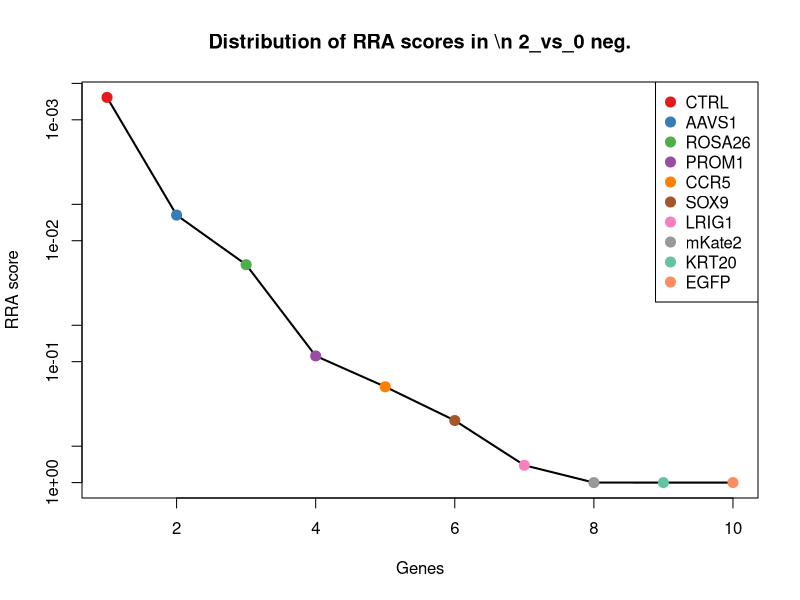
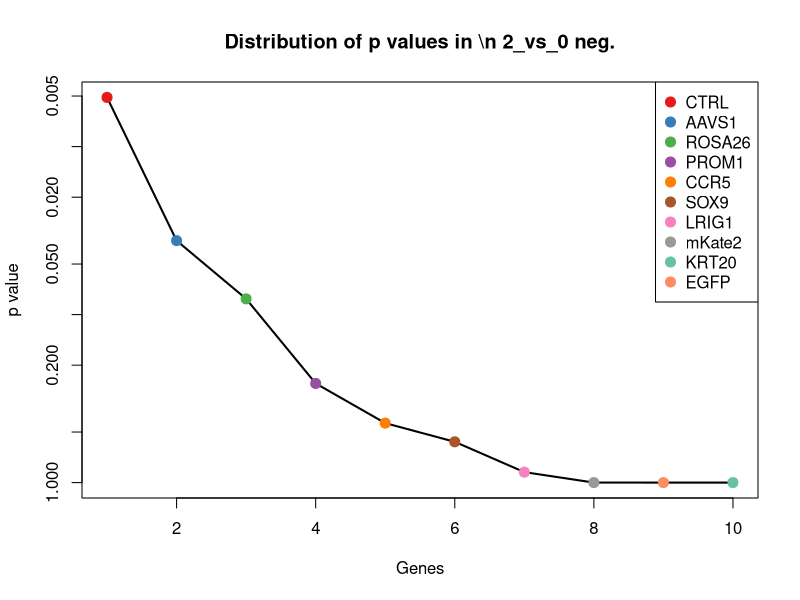
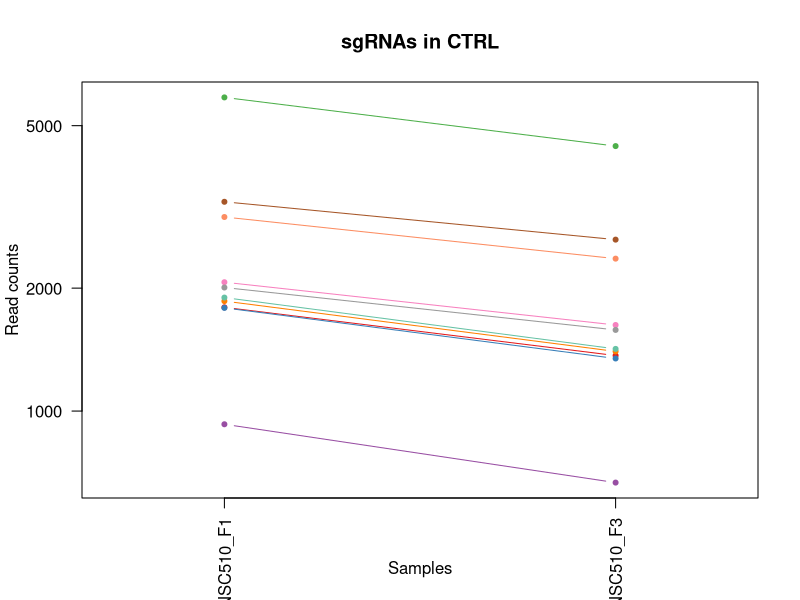
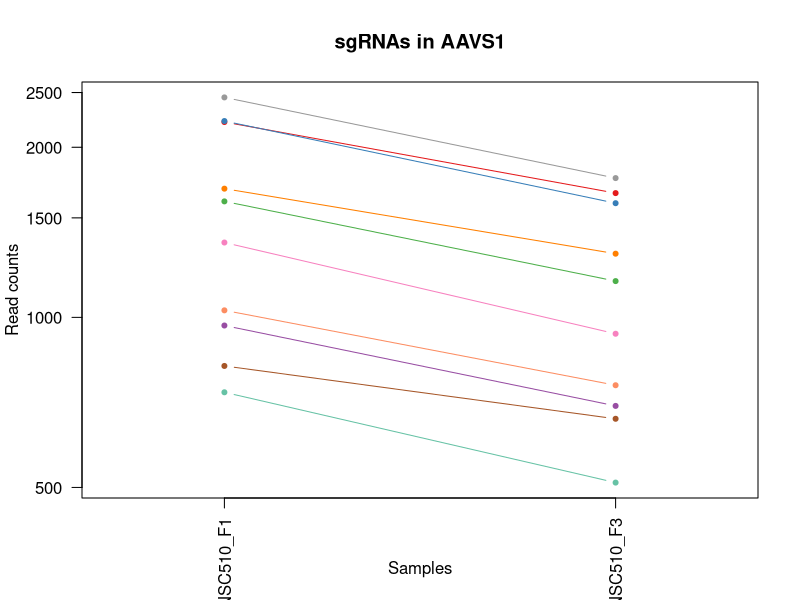
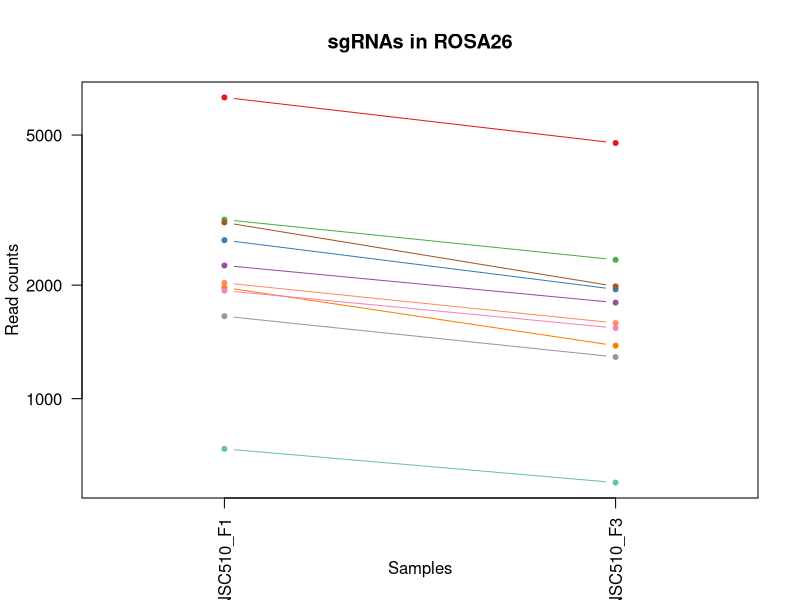
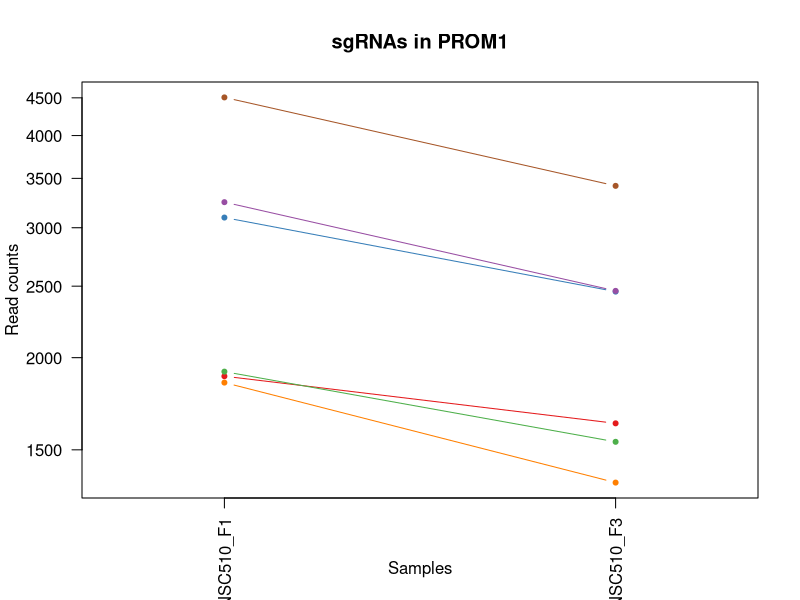
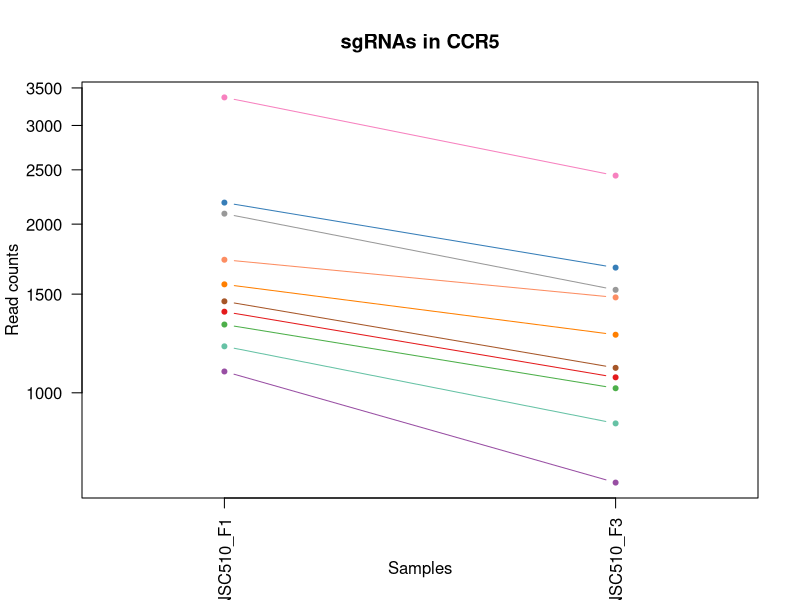
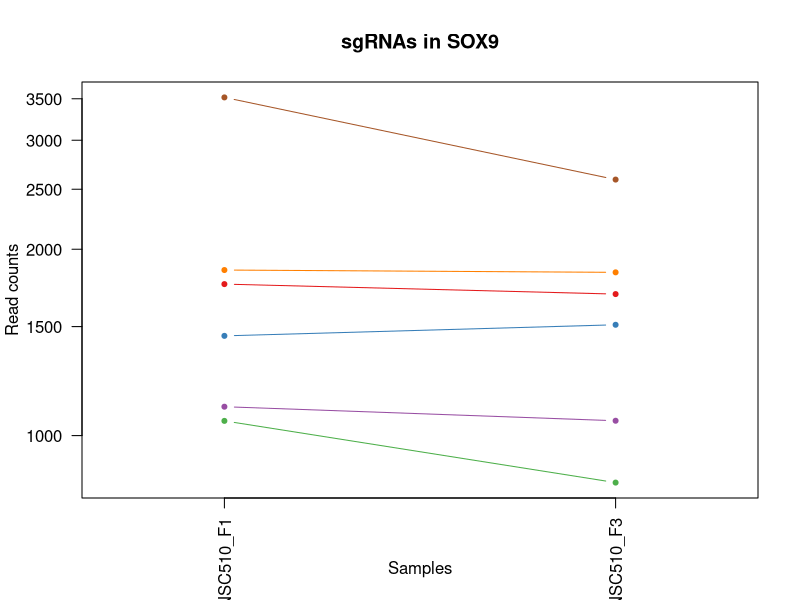

These charts were generated, in order, by the following R code: (Note: this script raises an error after producing the figures.)
pdf(file='S10A_c0_t2.pdf',width=4.5,height=4.5);
gstable=read.table('S10A_c0_t2.gene_summary.txt',header=T)
# 
#
# parameters
# Do not modify the variables beginning with "__"

# gstablename='__GENE_SUMMARY_FILE__'
startindex=3
# outputfile='__OUTPUT_FILE__'
targetgenelist=c("CTRL","AAVS1","ROSA26","PROM1","CCR5","SOX9","LRIG1","mKate2","KRT20","EGFP")
# samplelabel=sub('.\\w+.\\w+$','',colnames(gstable)[startindex]);
samplelabel='2_vs_0 neg.'


# You need to write some codes in front of this code:
# gstable=read.table(gstablename,header=T)
# pdf(file=outputfile,width=6,height=6)


# set up color using RColorBrewer
#library(RColorBrewer)
#colors <- brewer.pal(length(targetgenelist), "Set1")

colors=c( "#E41A1C", "#377EB8", "#4DAF4A", "#984EA3", "#FF7F00",  "#A65628", "#F781BF",
          "#999999", "#66C2A5", "#FC8D62", "#8DA0CB", "#E78AC3", "#A6D854", "#FFD92F", "#E5C494", "#B3B3B3", 
          "#8DD3C7", "#FFFFB3", "#BEBADA", "#FB8072", "#80B1D3", "#FDB462", "#B3DE69", "#FCCDE5",
          "#D9D9D9", "#BC80BD", "#CCEBC5", "#FFED6F")

######
# function definition

plotrankedvalues<-function(val, tglist, ...){
  
  plot(val,log='y',ylim=c(max(val),min(val)),type='l',lwd=2, ...)
  if(length(tglist)>0){
    for(i in 1:length(tglist)){
      targetgene=tglist[i];
      tx=which(names(val)==targetgene);ty=val[targetgene];
      points(tx,ty,col=colors[(i %% length(colors)) ],cex=2,pch=20)
      # text(tx+50,ty,targetgene,col=colors[i])
    }
    legend('topright',tglist,pch=20,pt.cex = 2,cex=1,col=colors)
  }
}



plotrandvalues<-function(val,targetgenelist, ...){
  # choose the one with the best distance distribution
  
  mindiffvalue=0;
  randval=val;
  for(i in 1:20){
    randval0=sample(val)
    vindex=sort(which(names(randval0) %in% targetgenelist))
    if(max(vindex)>0.9*length(val)){
      # print('pass...')
      next;
    }
    mindiffind=min(diff(vindex));
    if (mindiffind > mindiffvalue){
      mindiffvalue=mindiffind;
      randval=randval0;
      # print(paste('Diff: ',mindiffvalue))
    }
  }
  plot(randval,log='y',ylim=c(max(randval),min(randval)),pch=20,col='grey', ...)
  
  if(length(targetgenelist)>0){
    for(i in 1:length(targetgenelist)){
      targetgene=targetgenelist[i];
      tx=which(names(randval)==targetgene);ty=randval[targetgene];
      points(tx,ty,col=colors[(i %% length(colors)) ],cex=2,pch=20)
      text(tx+50,ty,targetgene,col=colors[i])
    }
  }
  
}




# set.seed(1235)



pvec=gstable[,startindex]
names(pvec)=gstable[,'id']
pvec=sort(pvec);

plotrankedvalues(pvec,targetgenelist,xlab='Genes',ylab='RRA score',main=paste('Distribution of RRA scores in \\n',samplelabel))

# plotrandvalues(pvec,targetgenelist,xlab='Genes',ylab='RRA score',main=paste('Distribution of RRA scores in \\n',samplelabel))


pvec=gstable[,startindex+1]
names(pvec)=gstable[,'id']
pvec=sort(pvec);

plotrankedvalues(pvec,targetgenelist,xlab='Genes',ylab='p value',main=paste('Distribution of p values in \\n',samplelabel))

# plotrandvalues(pvec,targetgenelist,xlab='Genes',ylab='p value',main=paste('Distribution of p values in \\n',samplelabel))



# you need to write after this code:
# dev.off()






# parameters
# Do not modify the variables beginning with "__"
targetmat=list(c(1793.830701274093,1366.538160646998),c(1788.3866020289515,1344.2637000007553),c(5862.387537143103,4454.8921292485675),c(927.3115714224193,667.1200963549729),c(1858.2525423415996,1398.8361285840501),c(3253.75664884618,2628.386356256655),c(2066.943013405353,1623.8081811111028),c(2006.1505718346077,1579.2592598186172),c(1895.4538871833993,1418.8831431656688),c(2986.0884359600605,2361.0928285017408))
targetgene="CTRL"
collabel=c("S73_MNSC510_F1","S75_MNSC510_F3")

# set up color using RColorBrewer
#library(RColorBrewer)
#colors <- brewer.pal(length(targetgenelist), "Set1")

colors=c( "#E41A1C", "#377EB8", "#4DAF4A", "#984EA3", "#FF7F00",  "#A65628", "#F781BF",
          "#999999", "#66C2A5", "#FC8D62", "#8DA0CB", "#E78AC3", "#A6D854", "#FFD92F", "#E5C494", "#B3B3B3", 
          "#8DD3C7", "#FFFFB3", "#BEBADA", "#FB8072", "#80B1D3", "#FDB462", "#B3DE69", "#FCCDE5",
          "#D9D9D9", "#BC80BD", "#CCEBC5", "#FFED6F")


## code

targetmatvec=unlist(targetmat)+1
yrange=range(targetmatvec[targetmatvec>0]);
# yrange[1]=1; # set the minimum value to 1
for(i in 1:length(targetmat)){
  vali=targetmat[[i]]+1;
  if(i==1){
    plot(1:length(vali),vali,type='b',las=1,pch=20,main=paste('sgRNAs in',targetgene),ylab='Read counts',xlab='Samples',xlim=c(0.7,length(vali)+0.3),ylim = yrange,col=colors[(i %% length(colors))],xaxt='n',log='y')
    axis(1,at=1:length(vali),labels=(collabel),las=2)
    # lines(0:100,rep(1,101),col='black');
  }else{
    lines(1:length(vali),vali,type='b',pch=20,col=colors[(i %% length(colors))])
  }
}




# parameters
# Do not modify the variables beginning with "__"
targetmat=list(c(2215.748392772552,1658.3335951127792),c(2224.8218915144544,1591.5102131740507),c(1603.2872276941437,1158.2719536046275),c(966.3276160125994,696.0768951950887),c(1688.5781158680259,1295.259886579021),c(819.3369363937815,660.4377581611001),c(1355.5807120402098,934.413624109887),c(2449.844660313632,1763.0235601501206),c(735.86074796828,508.97142576664885),c(1028.0274074575352,757.3316619722565))
targetgene="AAVS1"
collabel=c("S73_MNSC510_F1","S75_MNSC510_F3")

# set up color using RColorBrewer
#library(RColorBrewer)
#colors <- brewer.pal(length(targetgenelist), "Set1")

colors=c( "#E41A1C", "#377EB8", "#4DAF4A", "#984EA3", "#FF7F00",  "#A65628", "#F781BF",
          "#999999", "#66C2A5", "#FC8D62", "#8DA0CB", "#E78AC3", "#A6D854", "#FFD92F", "#E5C494", "#B3B3B3", 
          "#8DD3C7", "#FFFFB3", "#BEBADA", "#FB8072", "#80B1D3", "#FDB462", "#B3DE69", "#FCCDE5",
          "#D9D9D9", "#BC80BD", "#CCEBC5", "#FFED6F")


## code

targetmatvec=unlist(targetmat)+1
yrange=range(targetmatvec[targetmatvec>0]);
# yrange[1]=1; # set the minimum value to 1
for(i in 1:length(targetmat)){
  vali=targetmat[[i]]+1;
  if(i==1){
    plot(1:length(vali),vali,type='b',las=1,pch=20,main=paste('sgRNAs in',targetgene),ylab='Read counts',xlab='Samples',xlim=c(0.7,length(vali)+0.3),ylim = yrange,col=colors[(i %% length(colors))],xaxt='n',log='y')
    axis(1,at=1:length(vali),labels=(collabel),las=2)
    # lines(0:100,rep(1,101),col='black');
  }else{
    lines(1:length(vali),vali,type='b',pch=20,col=colors[(i %% length(colors))])
  }
}




# parameters
# Do not modify the variables beginning with "__"
targetmat=list(c(6289.749327886703,4761.165963134406),c(2630.407285277489,1947.9015835139362),c(2982.4590364632995,2333.2497526939374),c(2253.8570874885418,1796.4352511194847),c(1969.8565768669985,1381.016560067056),c(2930.7400936344566,1983.5407205479246),c(1932.6552320251988,1538.051507623068),c(1653.1914707746066,1288.5775483851482),c(734.9533980940897,598.0692683516202),c(2026.1122690667928,1585.94159801249))
targetgene="ROSA26"
collabel=c("S73_MNSC510_F1","S75_MNSC510_F3")

# set up color using RColorBrewer
#library(RColorBrewer)
#colors <- brewer.pal(length(targetgenelist), "Set1")

colors=c( "#E41A1C", "#377EB8", "#4DAF4A", "#984EA3", "#FF7F00",  "#A65628", "#F781BF",
          "#999999", "#66C2A5", "#FC8D62", "#8DA0CB", "#E78AC3", "#A6D854", "#FFD92F", "#E5C494", "#B3B3B3", 
          "#8DD3C7", "#FFFFB3", "#BEBADA", "#FB8072", "#80B1D3", "#FDB462", "#B3DE69", "#FCCDE5",
          "#D9D9D9", "#BC80BD", "#CCEBC5", "#FFED6F")


## code

targetmatvec=unlist(targetmat)+1
yrange=range(targetmatvec[targetmatvec>0]);
# yrange[1]=1; # set the minimum value to 1
for(i in 1:length(targetmat)){
  vali=targetmat[[i]]+1;
  if(i==1){
    plot(1:length(vali),vali,type='b',las=1,pch=20,main=paste('sgRNAs in',targetgene),ylab='Read counts',xlab='Samples',xlim=c(0.7,length(vali)+0.3),ylim = yrange,col=colors[(i %% length(colors))],xaxt='n',log='y')
    axis(1,at=1:length(vali),labels=(collabel),las=2)
    # lines(0:100,rep(1,101),col='black');
  }else{
    lines(1:length(vali),vali,type='b',pch=20,col=colors[(i %% length(colors))])
  }
}




# parameters
# Do not modify the variables beginning with "__"
targetmat=list(c(1886.3803884414967,1628.2630732403513),c(3095.877770737079,2456.873009280585),c(1913.600884667204,1536.9377845907559),c(3248.3125496010384,2462.441624442146),c(1849.1790435996973,1353.1734842592523),c(4504.992125354513,3418.0159861659636))
targetgene="PROM1"
collabel=c("S73_MNSC510_F1","S75_MNSC510_F3")

# set up color using RColorBrewer
#library(RColorBrewer)
#colors <- brewer.pal(length(targetgenelist), "Set1")

colors=c( "#E41A1C", "#377EB8", "#4DAF4A", "#984EA3", "#FF7F00",  "#A65628", "#F781BF",
          "#999999", "#66C2A5", "#FC8D62", "#8DA0CB", "#E78AC3", "#A6D854", "#FFD92F", "#E5C494", "#B3B3B3", 
          "#8DD3C7", "#FFFFB3", "#BEBADA", "#FB8072", "#80B1D3", "#FDB462", "#B3DE69", "#FCCDE5",
          "#D9D9D9", "#BC80BD", "#CCEBC5", "#FFED6F")


## code

targetmatvec=unlist(targetmat)+1
yrange=range(targetmatvec[targetmatvec>0]);
# yrange[1]=1; # set the minimum value to 1
for(i in 1:length(targetmat)){
  vali=targetmat[[i]]+1;
  if(i==1){
    plot(1:length(vali),vali,type='b',las=1,pch=20,main=paste('sgRNAs in',targetgene),ylab='Read counts',xlab='Samples',xlim=c(0.7,length(vali)+0.3),ylim = yrange,col=colors[(i %% length(colors))],xaxt='n',log='y')
    axis(1,at=1:length(vali),labels=(collabel),las=2)
    # lines(0:100,rep(1,101),col='black');
  }else{
    lines(1:length(vali),vali,type='b',pch=20,col=colors[(i %% length(colors))])
  }
}




# parameters
# Do not modify the variables beginning with "__"
targetmat=list(c(1394.59675663039,1064.7192188904075),c(2183.9911471758937,1671.698271500525),c(1322.9161165693615,1017.9428515332977),c(1090.6345487766614,690.508280033528),c(1560.6417836072028,1268.5305338035296),c(1455.3891982011355,1107.0406941182691),c(3365.3606833715785,2440.167163795903),c(2086.9047106375388,1525.8005542676344),c(1209.4973822955822,880.9549185589042),c(1726.6868105840156,1479.0241869105243))
targetgene="CCR5"
collabel=c("S73_MNSC510_F1","S75_MNSC510_F3")

# set up color using RColorBrewer
#library(RColorBrewer)
#colors <- brewer.pal(length(targetgenelist), "Set1")

colors=c( "#E41A1C", "#377EB8", "#4DAF4A", "#984EA3", "#FF7F00",  "#A65628", "#F781BF",
          "#999999", "#66C2A5", "#FC8D62", "#8DA0CB", "#E78AC3", "#A6D854", "#FFD92F", "#E5C494", "#B3B3B3", 
          "#8DD3C7", "#FFFFB3", "#BEBADA", "#FB8072", "#80B1D3", "#FDB462", "#B3DE69", "#FCCDE5",
          "#D9D9D9", "#BC80BD", "#CCEBC5", "#FFED6F")


## code

targetmatvec=unlist(targetmat)+1
yrange=range(targetmatvec[targetmatvec>0]);
# yrange[1]=1; # set the minimum value to 1
for(i in 1:length(targetmat)){
  vali=targetmat[[i]]+1;
  if(i==1){
    plot(1:length(vali),vali,type='b',las=1,pch=20,main=paste('sgRNAs in',targetgene),ylab='Read counts',xlab='Samples',xlim=c(0.7,length(vali)+0.3),ylim = yrange,col=colors[(i %% length(colors))],xaxt='n',log='y')
    axis(1,at=1:length(vali),labels=(collabel),las=2)
    # lines(0:100,rep(1,101),col='black');
  }else{
    lines(1:length(vali),vali,type='b',pch=20,col=colors[(i %% length(colors))])
  }
}




# parameters
# Do not modify the variables beginning with "__"
targetmat=list(c(1755.7220065581032,1691.7452860821436),c(1448.1303992076137,1509.0947087829522),c(1055.2479036832424,838.6334433310428),c(1112.4109457572272,1055.8094346319106),c(1850.0863934738875,1834.3018342180976),c(3516.888112361348,2590.519773158042))
targetgene="SOX9"
collabel=c("S73_MNSC510_F1","S75_MNSC510_F3")

# set up color using RColorBrewer
#library(RColorBrewer)
#colors <- brewer.pal(length(targetgenelist), "Set1")

colors=c( "#E41A1C", "#377EB8", "#4DAF4A", "#984EA3", "#FF7F00",  "#A65628", "#F781BF",
          "#999999", "#66C2A5", "#FC8D62", "#8DA0CB", "#E78AC3", "#A6D854", "#FFD92F", "#E5C494", "#B3B3B3", 
          "#8DD3C7", "#FFFFB3", "#BEBADA", "#FB8072", "#80B1D3", "#FDB462", "#B3DE69", "#FCCDE5",
          "#D9D9D9", "#BC80BD", "#CCEBC5", "#FFED6F")


## code

targetmatvec=unlist(targetmat)+1
yrange=range(targetmatvec[targetmatvec>0]);
# yrange[1]=1; # set the minimum value to 1
for(i in 1:length(targetmat)){
  vali=targetmat[[i]]+1;
  if(i==1){
    plot(1:length(vali),vali,type='b',las=1,pch=20,main=paste('sgRNAs in',targetgene),ylab='Read counts',xlab='Samples',xlim=c(0.7,length(vali)+0.3),ylim = yrange,col=colors[(i %% length(colors))],xaxt='n',log='y')
    axis(1,at=1:length(vali),labels=(collabel),las=2)
    # lines(0:100,rep(1,101),col='black');
  }else{
    lines(1:length(vali),vali,type='b',pch=20,col=colors[(i %% length(colors))])
  }
}




# parameters
# Do not modify the variables beginning with "__"
targetmat=list(c(2035.1857678086951,1693.9727321467678),c(1216.756181289104,941.0959623037598),c(1369.1909601530633,1140.4523850876333),c(2465.2696081748663,1999.1328430002945),c(3710.1536355638673,2891.2249918823204),c(1362.8395110337317,1044.672204308789))
targetgene="LRIG1"
collabel=c("S73_MNSC510_F1","S75_MNSC510_F3")

# set up color using RColorBrewer
#library(RColorBrewer)
#colors <- brewer.pal(length(targetgenelist), "Set1")

colors=c( "#E41A1C", "#377EB8", "#4DAF4A", "#984EA3", "#FF7F00",  "#A65628", "#F781BF",
          "#999999", "#66C2A5", "#FC8D62", "#8DA0CB", "#E78AC3", "#A6D854", "#FFD92F", "#E5C494", "#B3B3B3", 
          "#8DD3C7", "#FFFFB3", "#BEBADA", "#FB8072", "#80B1D3", "#FDB462", "#B3DE69", "#FCCDE5",
          "#D9D9D9", "#BC80BD", "#CCEBC5", "#FFED6F")


## code

targetmatvec=unlist(targetmat)+1
yrange=range(targetmatvec[targetmatvec>0]);
# yrange[1]=1; # set the minimum value to 1
for(i in 1:length(targetmat)){
  vali=targetmat[[i]]+1;
  if(i==1){
    plot(1:length(vali),vali,type='b',las=1,pch=20,main=paste('sgRNAs in',targetgene),ylab='Read counts',xlab='Samples',xlim=c(0.7,length(vali)+0.3),ylim = yrange,col=colors[(i %% length(colors))],xaxt='n',log='y')
    axis(1,at=1:length(vali),labels=(collabel),las=2)
    # lines(0:100,rep(1,101),col='black');
  }else{
    lines(1:length(vali),vali,type='b',pch=20,col=colors[(i %% length(colors))])
  }
}




# parameters
# Do not modify the variables beginning with "__"
targetmat=list(c(3046.880877530806,3361.2161115180443),c(3736.466781915384,4340.178656920417),c(3176.63190954001,3890.2345518663114),c(2390.866918491267,2480.26119295914),c(2592.298590561499,3078.3304613107603),c(5086.603394710452,6135.50018500759))
targetgene="mKate2"
collabel=c("S73_MNSC510_F1","S75_MNSC510_F3")

# set up color using RColorBrewer
#library(RColorBrewer)
#colors <- brewer.pal(length(targetgenelist), "Set1")

colors=c( "#E41A1C", "#377EB8", "#4DAF4A", "#984EA3", "#FF7F00",  "#A65628", "#F781BF",
          "#999999", "#66C2A5", "#FC8D62", "#8DA0CB", "#E78AC3", "#A6D854", "#FFD92F", "#E5C494", "#B3B3B3", 
          "#8DD3C7", "#FFFFB3", "#BEBADA", "#FB8072", "#80B1D3", "#FDB462", "#B3DE69", "#FCCDE5",
          "#D9D9D9", "#BC80BD", "#CCEBC5", "#FFED6F")


## code

targetmatvec=unlist(targetmat)+1
yrange=range(targetmatvec[targetmatvec>0]);
# yrange[1]=1; # set the minimum value to 1
for(i in 1:length(targetmat)){
  vali=targetmat[[i]]+1;
  if(i==1){
    plot(1:length(vali),vali,type='b',las=1,pch=20,main=paste('sgRNAs in',targetgene),ylab='Read counts',xlab='Samples',xlim=c(0.7,length(vali)+0.3),ylim = yrange,col=colors[(i %% length(colors))],xaxt='n',log='y')
    axis(1,at=1:length(vali),labels=(collabel),las=2)
    # lines(0:100,rep(1,101),col='black');
  }else{
    lines(1:length(vali),vali,type='b',pch=20,col=colors[(i %% length(colors))])
  }
}




# parameters
# Do not modify the variables beginning with "__"
targetmat=list(c(543.5025746399502,1903.3526622214504),c(563.4642718721354,2784.307580780355),c(514.4673786658627,2287.5871083691395),c(261.31676376678746,1053.5819885672863),c(769.4326933133186,3446.972785006079),c(412.84419275655654,1633.831688401912))
targetgene="KRT20"
collabel=c("S73_MNSC510_F1","S75_MNSC510_F3")

# set up color using RColorBrewer
#library(RColorBrewer)
#colors <- brewer.pal(length(targetgenelist), "Set1")

colors=c( "#E41A1C", "#377EB8", "#4DAF4A", "#984EA3", "#FF7F00",  "#A65628", "#F781BF",
          "#999999", "#66C2A5", "#FC8D62", "#8DA0CB", "#E78AC3", "#A6D854", "#FFD92F", "#E5C494", "#B3B3B3", 
          "#8DD3C7", "#FFFFB3", "#BEBADA", "#FB8072", "#80B1D3", "#FDB462", "#B3DE69", "#FCCDE5",
          "#D9D9D9", "#BC80BD", "#CCEBC5", "#FFED6F")


## code

targetmatvec=unlist(targetmat)+1
yrange=range(targetmatvec[targetmatvec>0]);
# yrange[1]=1; # set the minimum value to 1
for(i in 1:length(targetmat)){
  vali=targetmat[[i]]+1;
  if(i==1){
    plot(1:length(vali),vali,type='b',las=1,pch=20,main=paste('sgRNAs in',targetgene),ylab='Read counts',xlab='Samples',xlim=c(0.7,length(vali)+0.3),ylim = yrange,col=colors[(i %% length(colors))],xaxt='n',log='y')
    axis(1,at=1:length(vali),labels=(collabel),las=2)
    # lines(0:100,rep(1,101),col='black');
  }else{
    lines(1:length(vali),vali,type='b',pch=20,col=colors[(i %% length(colors))])
  }
}




# parameters
# Do not modify the variables beginning with "__"
targetmat=list(c(373.8281481663765,2678.503892710701),c(395.6045451469421,3595.097948303594),c(267.6682128861191,2029.2033648727224),c(269.48291263449954,1873.2821403490227),c(390.1604459018007,3177.451811186541),c(972.679065131931,3424.698324359836))
targetgene="EGFP"
collabel=c("S73_MNSC510_F1","S75_MNSC510_F3")

# set up color using RColorBrewer
#library(RColorBrewer)
#colors <- brewer.pal(length(targetgenelist), "Set1")

colors=c( "#E41A1C", "#377EB8", "#4DAF4A", "#984EA3", "#FF7F00",  "#A65628", "#F781BF",
          "#999999", "#66C2A5", "#FC8D62", "#8DA0CB", "#E78AC3", "#A6D854", "#FFD92F", "#E5C494", "#B3B3B3", 
          "#8DD3C7", "#FFFFB3", "#BEBADA", "#FB8072", "#80B1D3", "#FDB462", "#B3DE69", "#FCCDE5",
          "#D9D9D9", "#BC80BD", "#CCEBC5", "#FFED6F")


## code

targetmatvec=unlist(targetmat)+1
yrange=range(targetmatvec[targetmatvec>0]);
# yrange[1]=1; # set the minimum value to 1
for(i in 1:length(targetmat)){
  vali=targetmat[[i]]+1;
  if(i==1){
    plot(1:length(vali),vali,type='b',las=1,pch=20,main=paste('sgRNAs in',targetgene),ylab='Read counts',xlab='Samples',xlim=c(0.7,length(vali)+0.3),ylim = yrange,col=colors[(i %% length(colors))],xaxt='n',log='y')
    axis(1,at=1:length(vali),labels=(collabel),las=2)
    # lines(0:100,rep(1,101),col='black');
  }else{
    lines(1:length(vali),vali,type='b',pch=20,col=colors[(i %% length(colors))])
  }
}



# 
#
# parameters
# Do not modify the variables beginning with "__"

# gstablename='__GENE_SUMMARY_FILE__'
startindex=9
# outputfile='__OUTPUT_FILE__'
targetgenelist=c("EGFP","KRT20","mKate2","SOX9","PROM1","LRIG1","CCR5","ROSA26","AAVS1","CTRL")
# samplelabel=sub('.\\w+.\\w+$','',colnames(gstable)[startindex]);
samplelabel='2_vs_0 pos.'


# You need to write some codes in front of this code:
# gstable=read.table(gstablename,header=T)
# pdf(file=outputfile,width=6,height=6)


# set up color using RColorBrewer
#library(RColorBrewer)
#colors <- brewer.pal(length(targetgenelist), "Set1")

colors=c( "#E41A1C", "#377EB8", "#4DAF4A", "#984EA3", "#FF7F00",  "#A65628", "#F781BF",
          "#999999", "#66C2A5", "#FC8D62", "#8DA0CB", "#E78AC3", "#A6D854", "#FFD92F", "#E5C494", "#B3B3B3", 
          "#8DD3C7", "#FFFFB3", "#BEBADA", "#FB8072", "#80B1D3", "#FDB462", "#B3DE69", "#FCCDE5",
          "#D9D9D9", "#BC80BD", "#CCEBC5", "#FFED6F")

######
# function definition

plotrankedvalues<-function(val, tglist, ...){
  
  plot(val,log='y',ylim=c(max(val),min(val)),type='l',lwd=2, ...)
  if(length(tglist)>0){
    for(i in 1:length(tglist)){
      targetgene=tglist[i];
      tx=which(names(val)==targetgene);ty=val[targetgene];
      points(tx,ty,col=colors[(i %% length(colors)) ],cex=2,pch=20)
      # text(tx+50,ty,targetgene,col=colors[i])
    }
    legend('topright',tglist,pch=20,pt.cex = 2,cex=1,col=colors)
  }
}



plotrandvalues<-function(val,targetgenelist, ...){
  # choose the one with the best distance distribution
  
  mindiffvalue=0;
  randval=val;
  for(i in 1:20){
    randval0=sample(val)
    vindex=sort(which(names(randval0) %in% targetgenelist))
    if(max(vindex)>0.9*length(val)){
      # print('pass...')
      next;
    }
    mindiffind=min(diff(vindex));
    if (mindiffind > mindiffvalue){
      mindiffvalue=mindiffind;
      randval=randval0;
      # print(paste('Diff: ',mindiffvalue))
    }
  }
  plot(randval,log='y',ylim=c(max(randval),min(randval)),pch=20,col='grey', ...)
  
  if(length(targetgenelist)>0){
    for(i in 1:length(targetgenelist)){
      targetgene=targetgenelist[i];
      tx=which(names(randval)==targetgene);ty=randval[targetgene];
      points(tx,ty,col=colors[(i %% length(colors)) ],cex=2,pch=20)
      text(tx+50,ty,targetgene,col=colors[i])
    }
  }
  
}




# set.seed(1235)



pvec=gstable[,startindex]
names(pvec)=gstable[,'id']
pvec=sort(pvec);

plotrankedvalues(pvec,targetgenelist,xlab='Genes',ylab='RRA score',main=paste('Distribution of RRA scores in \\n',samplelabel))

# plotrandvalues(pvec,targetgenelist,xlab='Genes',ylab='RRA score',main=paste('Distribution of RRA scores in \\n',samplelabel))


pvec=gstable[,startindex+1]
names(pvec)=gstable[,'id']
pvec=sort(pvec);

plotrankedvalues(pvec,targetgenelist,xlab='Genes',ylab='p value',main=paste('Distribution of p values in \\n',samplelabel))

# plotrandvalues(pvec,targetgenelist,xlab='Genes',ylab='p value',main=paste('Distribution of p values in \\n',samplelabel))



# you need to write after this code:
# dev.off()






# parameters
# Do not modify the variables beginning with "__"
targetmat=list(c(373.8281481663765,2678.503892710701),c(395.6045451469421,3595.097948303594),c(267.6682128861191,2029.2033648727224),c(269.48291263449954,1873.2821403490227),c(390.1604459018007,3177.451811186541),c(972.679065131931,3424.698324359836))
targetgene="EGFP"
collabel=c("S73_MNSC510_F1","S75_MNSC510_F3")

# set up color using RColorBrewer
#library(RColorBrewer)
#colors <- brewer.pal(length(targetgenelist), "Set1")

colors=c( "#E41A1C", "#377EB8", "#4DAF4A", "#984EA3", "#FF7F00",  "#A65628", "#F781BF",
          "#999999", "#66C2A5", "#FC8D62", "#8DA0CB", "#E78AC3", "#A6D854", "#FFD92F", "#E5C494", "#B3B3B3", 
          "#8DD3C7", "#FFFFB3", "#BEBADA", "#FB8072", "#80B1D3", "#FDB462", "#B3DE69", "#FCCDE5",
          "#D9D9D9", "#BC80BD", "#CCEBC5", "#FFED6F")


## code

targetmatvec=unlist(targetmat)+1
yrange=range(targetmatvec[targetmatvec>0]);
# yrange[1]=1; # set the minimum value to 1
for(i in 1:length(targetmat)){
  vali=targetmat[[i]]+1;
  if(i==1){
    plot(1:length(vali),vali,type='b',las=1,pch=20,main=paste('sgRNAs in',targetgene),ylab='Read counts',xlab='Samples',xlim=c(0.7,length(vali)+0.3),ylim = yrange,col=colors[(i %% length(colors))],xaxt='n',log='y')
    axis(1,at=1:length(vali),labels=(collabel),las=2)
    # lines(0:100,rep(1,101),col='black');
  }else{
    lines(1:length(vali),vali,type='b',pch=20,col=colors[(i %% length(colors))])
  }
}




# parameters
# Do not modify the variables beginning with "__"
targetmat=list(c(543.5025746399502,1903.3526622214504),c(563.4642718721354,2784.307580780355),c(514.4673786658627,2287.5871083691395),c(261.31676376678746,1053.5819885672863),c(769.4326933133186,3446.972785006079),c(412.84419275655654,1633.831688401912))
targetgene="KRT20"
collabel=c("S73_MNSC510_F1","S75_MNSC510_F3")

# set up color using RColorBrewer
#library(RColorBrewer)
#colors <- brewer.pal(length(targetgenelist), "Set1")

colors=c( "#E41A1C", "#377EB8", "#4DAF4A", "#984EA3", "#FF7F00",  "#A65628", "#F781BF",
          "#999999", "#66C2A5", "#FC8D62", "#8DA0CB", "#E78AC3", "#A6D854", "#FFD92F", "#E5C494", "#B3B3B3", 
          "#8DD3C7", "#FFFFB3", "#BEBADA", "#FB8072", "#80B1D3", "#FDB462", "#B3DE69", "#FCCDE5",
          "#D9D9D9", "#BC80BD", "#CCEBC5", "#FFED6F")


## code

targetmatvec=unlist(targetmat)+1
yrange=range(targetmatvec[targetmatvec>0]);
# yrange[1]=1; # set the minimum value to 1
for(i in 1:length(targetmat)){
  vali=targetmat[[i]]+1;
  if(i==1){
    plot(1:length(vali),vali,type='b',las=1,pch=20,main=paste('sgRNAs in',targetgene),ylab='Read counts',xlab='Samples',xlim=c(0.7,length(vali)+0.3),ylim = yrange,col=colors[(i %% length(colors))],xaxt='n',log='y')
    axis(1,at=1:length(vali),labels=(collabel),las=2)
    # lines(0:100,rep(1,101),col='black');
  }else{
    lines(1:length(vali),vali,type='b',pch=20,col=colors[(i %% length(colors))])
  }
}




# parameters
# Do not modify the variables beginning with "__"
targetmat=list(c(3046.880877530806,3361.2161115180443),c(3736.466781915384,4340.178656920417),c(3176.63190954001,3890.2345518663114),c(2390.866918491267,2480.26119295914),c(2592.298590561499,3078.3304613107603),c(5086.603394710452,6135.50018500759))
targetgene="mKate2"
collabel=c("S73_MNSC510_F1","S75_MNSC510_F3")

# set up color using RColorBrewer
#library(RColorBrewer)
#colors <- brewer.pal(length(targetgenelist), "Set1")

colors=c( "#E41A1C", "#377EB8", "#4DAF4A", "#984EA3", "#FF7F00",  "#A65628", "#F781BF",
          "#999999", "#66C2A5", "#FC8D62", "#8DA0CB", "#E78AC3", "#A6D854", "#FFD92F", "#E5C494", "#B3B3B3", 
          "#8DD3C7", "#FFFFB3", "#BEBADA", "#FB8072", "#80B1D3", "#FDB462", "#B3DE69", "#FCCDE5",
          "#D9D9D9", "#BC80BD", "#CCEBC5", "#FFED6F")


## code

targetmatvec=unlist(targetmat)+1
yrange=range(targetmatvec[targetmatvec>0]);
# yrange[1]=1; # set the minimum value to 1
for(i in 1:length(targetmat)){
  vali=targetmat[[i]]+1;
  if(i==1){
    plot(1:length(vali),vali,type='b',las=1,pch=20,main=paste('sgRNAs in',targetgene),ylab='Read counts',xlab='Samples',xlim=c(0.7,length(vali)+0.3),ylim = yrange,col=colors[(i %% length(colors))],xaxt='n',log='y')
    axis(1,at=1:length(vali),labels=(collabel),las=2)
    # lines(0:100,rep(1,101),col='black');
  }else{
    lines(1:length(vali),vali,type='b',pch=20,col=colors[(i %% length(colors))])
  }
}




# parameters
# Do not modify the variables beginning with "__"
targetmat=list(c(1755.7220065581032,1691.7452860821436),c(1448.1303992076137,1509.0947087829522),c(1055.2479036832424,838.6334433310428),c(1112.4109457572272,1055.8094346319106),c(1850.0863934738875,1834.3018342180976),c(3516.888112361348,2590.519773158042))
targetgene="SOX9"
collabel=c("S73_MNSC510_F1","S75_MNSC510_F3")

# set up color using RColorBrewer
#library(RColorBrewer)
#colors <- brewer.pal(length(targetgenelist), "Set1")

colors=c( "#E41A1C", "#377EB8", "#4DAF4A", "#984EA3", "#FF7F00",  "#A65628", "#F781BF",
          "#999999", "#66C2A5", "#FC8D62", "#8DA0CB", "#E78AC3", "#A6D854", "#FFD92F", "#E5C494", "#B3B3B3", 
          "#8DD3C7", "#FFFFB3", "#BEBADA", "#FB8072", "#80B1D3", "#FDB462", "#B3DE69", "#FCCDE5",
          "#D9D9D9", "#BC80BD", "#CCEBC5", "#FFED6F")


## code

targetmatvec=unlist(targetmat)+1
yrange=range(targetmatvec[targetmatvec>0]);
# yrange[1]=1; # set the minimum value to 1
for(i in 1:length(targetmat)){
  vali=targetmat[[i]]+1;
  if(i==1){
    plot(1:length(vali),vali,type='b',las=1,pch=20,main=paste('sgRNAs in',targetgene),ylab='Read counts',xlab='Samples',xlim=c(0.7,length(vali)+0.3),ylim = yrange,col=colors[(i %% length(colors))],xaxt='n',log='y')
    axis(1,at=1:length(vali),labels=(collabel),las=2)
    # lines(0:100,rep(1,101),col='black');
  }else{
    lines(1:length(vali),vali,type='b',pch=20,col=colors[(i %% length(colors))])
  }
}




# parameters
# Do not modify the variables beginning with "__"
targetmat=list(c(1886.3803884414967,1628.2630732403513),c(3095.877770737079,2456.873009280585),c(1913.600884667204,1536.9377845907559),c(3248.3125496010384,2462.441624442146),c(1849.1790435996973,1353.1734842592523),c(4504.992125354513,3418.0159861659636))
targetgene="PROM1"
collabel=c("S73_MNSC510_F1","S75_MNSC510_F3")

# set up color using RColorBrewer
#library(RColorBrewer)
#colors <- brewer.pal(length(targetgenelist), "Set1")

colors=c( "#E41A1C", "#377EB8", "#4DAF4A", "#984EA3", "#FF7F00",  "#A65628", "#F781BF",
          "#999999", "#66C2A5", "#FC8D62", "#8DA0CB", "#E78AC3", "#A6D854", "#FFD92F", "#E5C494", "#B3B3B3", 
          "#8DD3C7", "#FFFFB3", "#BEBADA", "#FB8072", "#80B1D3", "#FDB462", "#B3DE69", "#FCCDE5",
          "#D9D9D9", "#BC80BD", "#CCEBC5", "#FFED6F")


## code

targetmatvec=unlist(targetmat)+1
yrange=range(targetmatvec[targetmatvec>0]);
# yrange[1]=1; # set the minimum value to 1
for(i in 1:length(targetmat)){
  vali=targetmat[[i]]+1;
  if(i==1){
    plot(1:length(vali),vali,type='b',las=1,pch=20,main=paste('sgRNAs in',targetgene),ylab='Read counts',xlab='Samples',xlim=c(0.7,length(vali)+0.3),ylim = yrange,col=colors[(i %% length(colors))],xaxt='n',log='y')
    axis(1,at=1:length(vali),labels=(collabel),las=2)
    # lines(0:100,rep(1,101),col='black');
  }else{
    lines(1:length(vali),vali,type='b',pch=20,col=colors[(i %% length(colors))])
  }
}




# parameters
# Do not modify the variables beginning with "__"
targetmat=list(c(2035.1857678086951,1693.9727321467678),c(1216.756181289104,941.0959623037598),c(1369.1909601530633,1140.4523850876333),c(2465.2696081748663,1999.1328430002945),c(3710.1536355638673,2891.2249918823204),c(1362.8395110337317,1044.672204308789))
targetgene="LRIG1"
collabel=c("S73_MNSC510_F1","S75_MNSC510_F3")

# set up color using RColorBrewer
#library(RColorBrewer)
#colors <- brewer.pal(length(targetgenelist), "Set1")

colors=c( "#E41A1C", "#377EB8", "#4DAF4A", "#984EA3", "#FF7F00",  "#A65628", "#F781BF",
          "#999999", "#66C2A5", "#FC8D62", "#8DA0CB", "#E78AC3", "#A6D854", "#FFD92F", "#E5C494", "#B3B3B3", 
          "#8DD3C7", "#FFFFB3", "#BEBADA", "#FB8072", "#80B1D3", "#FDB462", "#B3DE69", "#FCCDE5",
          "#D9D9D9", "#BC80BD", "#CCEBC5", "#FFED6F")


## code

targetmatvec=unlist(targetmat)+1
yrange=range(targetmatvec[targetmatvec>0]);
# yrange[1]=1; # set the minimum value to 1
for(i in 1:length(targetmat)){
  vali=targetmat[[i]]+1;
  if(i==1){
    plot(1:length(vali),vali,type='b',las=1,pch=20,main=paste('sgRNAs in',targetgene),ylab='Read counts',xlab='Samples',xlim=c(0.7,length(vali)+0.3),ylim = yrange,col=colors[(i %% length(colors))],xaxt='n',log='y')
    axis(1,at=1:length(vali),labels=(collabel),las=2)
    # lines(0:100,rep(1,101),col='black');
  }else{
    lines(1:length(vali),vali,type='b',pch=20,col=colors[(i %% length(colors))])
  }
}




# parameters
# Do not modify the variables beginning with "__"
targetmat=list(c(1394.59675663039,1064.7192188904075),c(2183.9911471758937,1671.698271500525),c(1322.9161165693615,1017.9428515332977),c(1090.6345487766614,690.508280033528),c(1560.6417836072028,1268.5305338035296),c(1455.3891982011355,1107.0406941182691),c(3365.3606833715785,2440.167163795903),c(2086.9047106375388,1525.8005542676344),c(1209.4973822955822,880.9549185589042),c(1726.6868105840156,1479.0241869105243))
targetgene="CCR5"
collabel=c("S73_MNSC510_F1","S75_MNSC510_F3")

# set up color using RColorBrewer
#library(RColorBrewer)
#colors <- brewer.pal(length(targetgenelist), "Set1")

colors=c( "#E41A1C", "#377EB8", "#4DAF4A", "#984EA3", "#FF7F00",  "#A65628", "#F781BF",
          "#999999", "#66C2A5", "#FC8D62", "#8DA0CB", "#E78AC3", "#A6D854", "#FFD92F", "#E5C494", "#B3B3B3", 
          "#8DD3C7", "#FFFFB3", "#BEBADA", "#FB8072", "#80B1D3", "#FDB462", "#B3DE69", "#FCCDE5",
          "#D9D9D9", "#BC80BD", "#CCEBC5", "#FFED6F")


## code

targetmatvec=unlist(targetmat)+1
yrange=range(targetmatvec[targetmatvec>0]);
# yrange[1]=1; # set the minimum value to 1
for(i in 1:length(targetmat)){
  vali=targetmat[[i]]+1;
  if(i==1){
    plot(1:length(vali),vali,type='b',las=1,pch=20,main=paste('sgRNAs in',targetgene),ylab='Read counts',xlab='Samples',xlim=c(0.7,length(vali)+0.3),ylim = yrange,col=colors[(i %% length(colors))],xaxt='n',log='y')
    axis(1,at=1:length(vali),labels=(collabel),las=2)
    # lines(0:100,rep(1,101),col='black');
  }else{
    lines(1:length(vali),vali,type='b',pch=20,col=colors[(i %% length(colors))])
  }
}




# parameters
# Do not modify the variables beginning with "__"
targetmat=list(c(6289.749327886703,4761.165963134406),c(2630.407285277489,1947.9015835139362),c(2982.4590364632995,2333.2497526939374),c(2253.8570874885418,1796.4352511194847),c(1969.8565768669985,1381.016560067056),c(2930.7400936344566,1983.5407205479246),c(1932.6552320251988,1538.051507623068),c(1653.1914707746066,1288.5775483851482),c(734.9533980940897,598.0692683516202),c(2026.1122690667928,1585.94159801249))
targetgene="ROSA26"
collabel=c("S73_MNSC510_F1","S75_MNSC510_F3")

# set up color using RColorBrewer
#library(RColorBrewer)
#colors <- brewer.pal(length(targetgenelist), "Set1")

colors=c( "#E41A1C", "#377EB8", "#4DAF4A", "#984EA3", "#FF7F00",  "#A65628", "#F781BF",
          "#999999", "#66C2A5", "#FC8D62", "#8DA0CB", "#E78AC3", "#A6D854", "#FFD92F", "#E5C494", "#B3B3B3", 
          "#8DD3C7", "#FFFFB3", "#BEBADA", "#FB8072", "#80B1D3", "#FDB462", "#B3DE69", "#FCCDE5",
          "#D9D9D9", "#BC80BD", "#CCEBC5", "#FFED6F")


## code

targetmatvec=unlist(targetmat)+1
yrange=range(targetmatvec[targetmatvec>0]);
# yrange[1]=1; # set the minimum value to 1
for(i in 1:length(targetmat)){
  vali=targetmat[[i]]+1;
  if(i==1){
    plot(1:length(vali),vali,type='b',las=1,pch=20,main=paste('sgRNAs in',targetgene),ylab='Read counts',xlab='Samples',xlim=c(0.7,length(vali)+0.3),ylim = yrange,col=colors[(i %% length(colors))],xaxt='n',log='y')
    axis(1,at=1:length(vali),labels=(collabel),las=2)
    # lines(0:100,rep(1,101),col='black');
  }else{
    lines(1:length(vali),vali,type='b',pch=20,col=colors[(i %% length(colors))])
  }
}




# parameters
# Do not modify the variables beginning with "__"
targetmat=list(c(2215.748392772552,1658.3335951127792),c(2224.8218915144544,1591.5102131740507),c(1603.2872276941437,1158.2719536046275),c(966.3276160125994,696.0768951950887),c(1688.5781158680259,1295.259886579021),c(819.3369363937815,660.4377581611001),c(1355.5807120402098,934.413624109887),c(2449.844660313632,1763.0235601501206),c(735.86074796828,508.97142576664885),c(1028.0274074575352,757.3316619722565))
targetgene="AAVS1"
collabel=c("S73_MNSC510_F1","S75_MNSC510_F3")

# set up color using RColorBrewer
#library(RColorBrewer)
#colors <- brewer.pal(length(targetgenelist), "Set1")

colors=c( "#E41A1C", "#377EB8", "#4DAF4A", "#984EA3", "#FF7F00",  "#A65628", "#F781BF",
          "#999999", "#66C2A5", "#FC8D62", "#8DA0CB", "#E78AC3", "#A6D854", "#FFD92F", "#E5C494", "#B3B3B3", 
          "#8DD3C7", "#FFFFB3", "#BEBADA", "#FB8072", "#80B1D3", "#FDB462", "#B3DE69", "#FCCDE5",
          "#D9D9D9", "#BC80BD", "#CCEBC5", "#FFED6F")


## code

targetmatvec=unlist(targetmat)+1
yrange=range(targetmatvec[targetmatvec>0]);
# yrange[1]=1; # set the minimum value to 1
for(i in 1:length(targetmat)){
  vali=targetmat[[i]]+1;
  if(i==1){
    plot(1:length(vali),vali,type='b',las=1,pch=20,main=paste('sgRNAs in',targetgene),ylab='Read counts',xlab='Samples',xlim=c(0.7,length(vali)+0.3),ylim = yrange,col=colors[(i %% length(colors))],xaxt='n',log='y')
    axis(1,at=1:length(vali),labels=(collabel),las=2)
    # lines(0:100,rep(1,101),col='black');
  }else{
    lines(1:length(vali),vali,type='b',pch=20,col=colors[(i %% length(colors))])
  }
}




# parameters
# Do not modify the variables beginning with "__"
targetmat=list(c(1793.830701274093,1366.538160646998),c(1788.3866020289515,1344.2637000007553),c(5862.387537143103,4454.8921292485675),c(927.3115714224193,667.1200963549729),c(1858.2525423415996,1398.8361285840501),c(3253.75664884618,2628.386356256655),c(2066.943013405353,1623.8081811111028),c(2006.1505718346077,1579.2592598186172),c(1895.4538871833993,1418.8831431656688),c(2986.0884359600605,2361.0928285017408))
targetgene="CTRL"
collabel=c("S73_MNSC510_F1","S75_MNSC510_F3")

# set up color using RColorBrewer
#library(RColorBrewer)
#colors <- brewer.pal(length(targetgenelist), "Set1")

colors=c( "#E41A1C", "#377EB8", "#4DAF4A", "#984EA3", "#FF7F00",  "#A65628", "#F781BF",
          "#999999", "#66C2A5", "#FC8D62", "#8DA0CB", "#E78AC3", "#A6D854", "#FFD92F", "#E5C494", "#B3B3B3", 
          "#8DD3C7", "#FFFFB3", "#BEBADA", "#FB8072", "#80B1D3", "#FDB462", "#B3DE69", "#FCCDE5",
          "#D9D9D9", "#BC80BD", "#CCEBC5", "#FFED6F")


## code

targetmatvec=unlist(targetmat)+1
yrange=range(targetmatvec[targetmatvec>0]);
# yrange[1]=1; # set the minimum value to 1
for(i in 1:length(targetmat)){
  vali=targetmat[[i]]+1;
  if(i==1){
    plot(1:length(vali),vali,type='b',las=1,pch=20,main=paste('sgRNAs in',targetgene),ylab='Read counts',xlab='Samples',xlim=c(0.7,length(vali)+0.3),ylim = yrange,col=colors[(i %% length(colors))],xaxt='n',log='y')
    axis(1,at=1:length(vali),labels=(collabel),las=2)
    # lines(0:100,rep(1,101),col='black');
  }else{
    lines(1:length(vali),vali,type='b',pch=20,col=colors[(i %% length(colors))])
  }
}



dev.off()
Sweave("S10A_c0_t2_summary.Rnw");
library(tools);

texi2dvi("S10A_c0_t2_summary.tex",pdf=TRUE);
